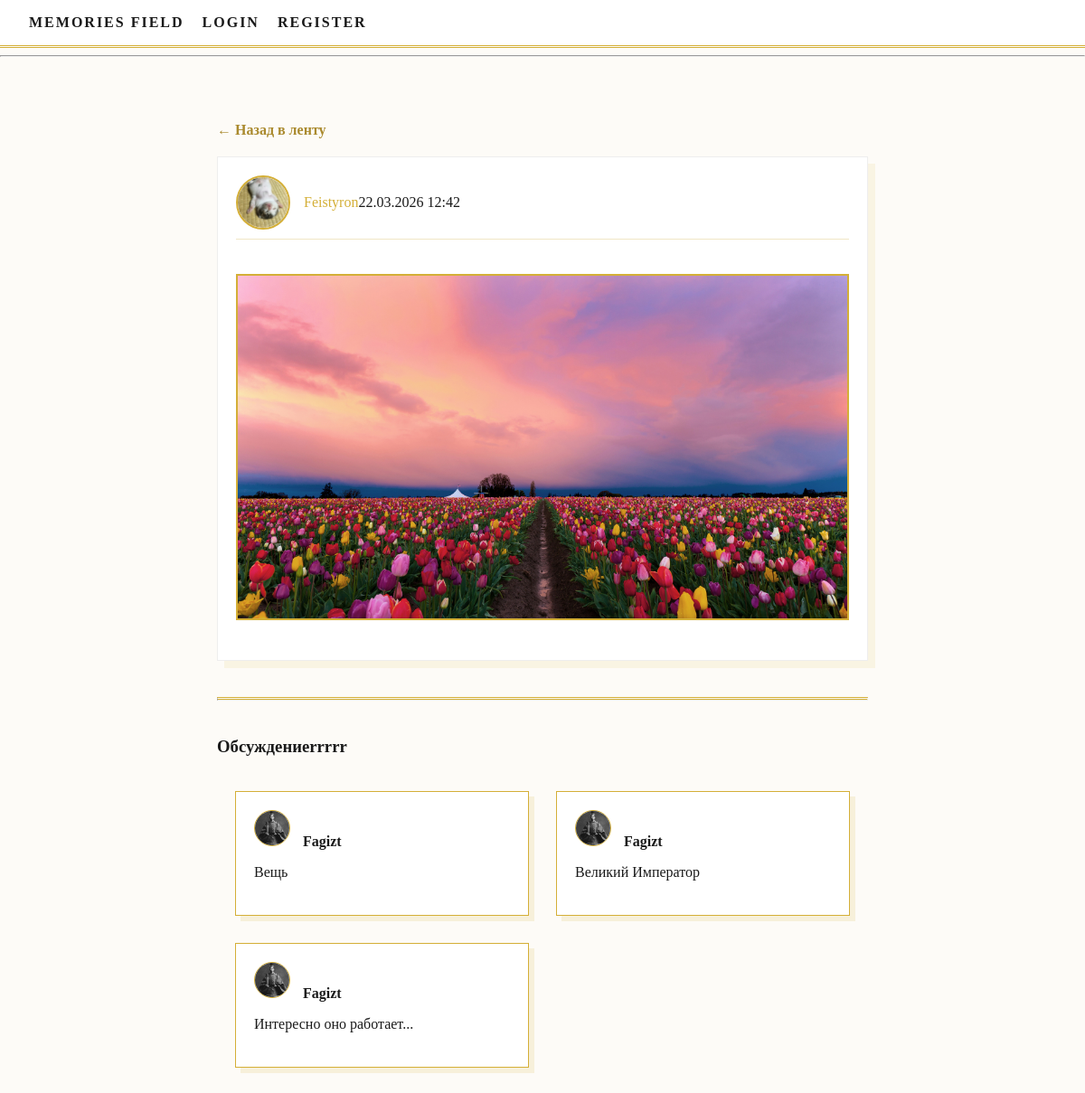
The page /post/10/ on the database its author committed.
### apps/accounts/models.py (models this page shows, shortened)
class Post(models.Model):
    author = models.ForeignKey(User, on_delete=models.CASCADE)
    content = models.TextField(blank=True)
    image = models.ImageField(upload_to='post_images/', blank=True, null=True)
    video = models.FileField(upload_to='post_videos/', blank=True, null=True)
    created_at = models.DateTimeField(auto_now_add=True)
    class Meta:
        ordering = ['-created_at']

class Profile(models.Model):
    user = models.OneToOneField(User, on_delete=models.CASCADE)
    avatar = models.ImageField(upload_to='avatars/', null=True, blank=True)
    header_image = models.ImageField(upload_to='headers/', null=True, blank=True)

class Forum(models.Model):
    post = models.ForeignKey(Post, on_delete=models.CASCADE, related_name='replies')
    author = models.ForeignKey(User, on_delete=models.CASCADE)
    content = models.TextField()
    image = models.ImageField(upload_to='forum_images/', blank=True, null=True)
    created_at = models.DateTimeField(auto_now_add=True)
    class Meta:
        ordering = ['-created_at']

### apps/accounts/views.py (the view, shortened to what this page needs)
def post_detail(request, pk):
    post = get_object_or_404(Post, pk=pk)
    comments = post.replies.all().order_by('created_at')
    form = ForumForm()
    return render(request, 'post.html', {
        'post': post,
        'comments': comments,
        'form': form
    })

### templates/post.html (shortened to what this page needs)
{% extends "base.html" %}
{% block content %}
<div class="post-full-view">
    <a href="{% url 'home' %}" class="btn-back">← Назад в ленту</a>
    <div class="post-card main-thread">
        <div class="post-header">
            <img src="{{ post.author.profile.avatar.url }}" class="mini-avatar">
            <a href="{% url 'profile' post.author.username %}" class="gold-author-link">
                {{ post.author.username }}
            </a>
            <span>{{ post.created_at|date:"d.m.Y H:i" }}</span>
        </div>
        <div class="post-content">
            {% if post.image %}
                <img src="{{ post.image.url }}" class="post-img-large">
            {% endif %}
        </div>
    </div>
    <hr class="gold-divider">
    <h3>Обсуждениеrrrrr</h3>
    <div class="main-grid">
        {% for reply in comments %}
            <div class="grid-card">
                <div class="reply-header">
                    <img src="{{ reply.author.profile.avatar.url }}" class="mini-avatar-small">
                    <strong>{{ reply.author.username }}</strong>
                </div>
                <p>{{ reply.content }}</p>
            </div>
        {% empty %}
            <p>Здесь пока нет ответов. Будьте первым!</p>
        {% endfor %}
    </div>
</div>
{% endblock %}

### templates/base.html (shortened to what this page needs)
{% load static %}
<!DOCTYPE html>
<html lang="uk">
<head>
    <link rel="stylesheet" href="{% static 'css/main.css' %}">
</head>
<body>
    <nav>
        <a href="/">Memories Field</a>
        {% if user.is_authenticated %}
            <span>Helo, {{user.username}}</span>
            <img src="{% static 'images/pg.png' %}" class="logo">
            <a href="{% url 'profile_self' %}">Profile</a>
            <form method="post" action="{% url 'logout' %}" style="display:inline">
                {% csrf_token %}
                <button type="submit">Exit</button>
            </form>
        {% else %}
            <a href="{% url 'login' %}">Login</a>
            <a href="{% url 'signup' %}">Register</a>
        {% endif %}
    </nav>
    <hr>
    <main>
        {% block content %}
        {% endblock %}
    </main>
</body>
</html>

### static/css/main.css (style rules this page uses)
:root { --bg-light: #fdfbf7; --card-bg: #ffffff; --accent-gold: #d4af37; --gold-dark: #aa8a2e; --text-dark: #1a1a1a; --text-muted: #7a6a40; --border-gold: 1px solid #d4af37; }
* { box-sizing: border-box; }
body { background-color: var(--bg-light); color: var(--text-dark); font-family: 'Georgia', 'Times New Roman', serif; margin: 0; }
nav { background-color: #fff; padding: 1rem 2rem; border-bottom: 3px double var(--accent-gold); display: flex; gap: 20px; align-items: center; }
nav a { color: var(--text-dark); text-decoration: none; text-transform: uppercase; letter-spacing: 2px; font-weight: bold; transition: 0.3s; }
.post-img-large { width: 100%; max-height: none; border: 2px solid var(--accent-gold); margin: 20px 0; }
.gold-divider { border-top: 3px double var(--accent-gold); margin: 40px 0; }
.btn-back { display: inline-block; margin-bottom: 20px; color: var(--gold-dark); text-decoration: none; font-weight: bold; }
main { padding: 2.5rem; max-width: 800px; margin: 2rem auto; }
.post-card { background-color: var(--card-bg); border: var(--border-gold); padding: 20px; margin-bottom: 30px; box-shadow: 8px 8px 0px rgba(212, 175, 55, 0.1); transition: transform 0.2s; }
.post-header { display: flex; align-items: center; margin-bottom: 15px; border-bottom: 1px solid #f0e6c5; padding-bottom: 10px; }
.mini-avatar { width: 60px; height: 60px; border-radius: 50%; object-fit: cover; border: 2px solid var(--accent-gold); margin-right: 15px; }
.post-card { transition: all 0.3s ease; border: 1px solid #eee; }
a { color: var(--accent-gold); text-decoration: none; transition: all 0.3s ease; }
.main-grid { display: grid; grid-template-columns: repeat(auto-fill, minmax(250px, 1fr)); gap: 30px; padding: 20px; max-width: 1200px; / margin: 0 auto; align-items: start; }
.grid-card { background: var(--card-bg); border: var(--border-gold); padding: 20px; box-shadow: 6px 6px 0px rgba(212, 175, 55, 0.15); transition: all 0.3s ease; display: flex; flex-direction: column; justify-content: space-between; }
.mini-avatar-small { width: 40px; height: 40px; border-radius: 50%; object-fit: cover; border: 1px solid var(--accent-gold); margin-right: 10px; }

### rows shown on the page
Post: author.profile.avatar (picture), author.username "Feistyron", created_at "22.03.2026 12:42", image (picture)
Forum: author.profile.avatar (picture), author.username "Fagizt", content "Вещь"
Forum: author.profile.avatar (picture), author.username "Fagizt", content "Великий Император"
Forum: author.profile.avatar (picture), author.username "Fagizt", content "Интересно оно работает..."
